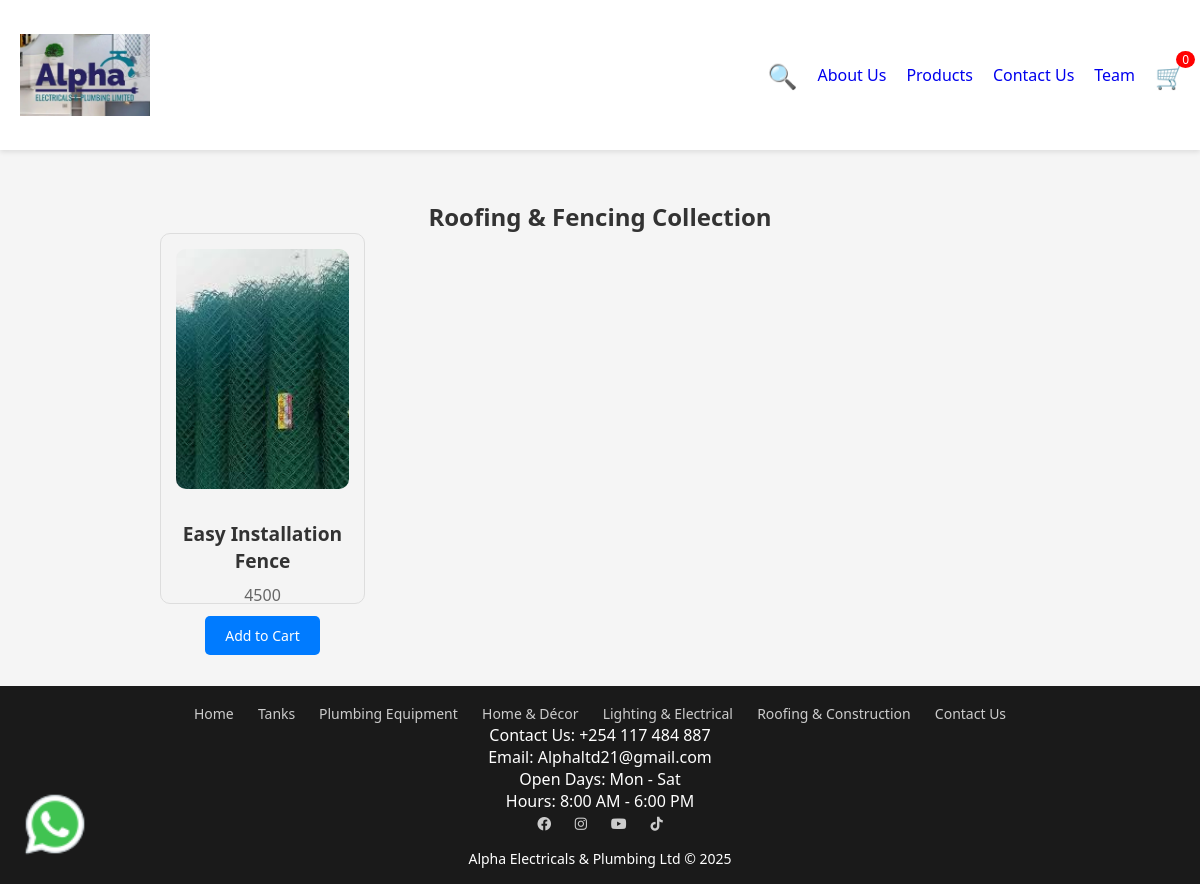
The page /products/roofing/ on the database its author committed.
### products/models.py (models this page shows, shortened)
class product(models.Model):
     product_name = models.CharField(max_length=50 ,null=True)
     price = models.IntegerField(default=0)
     serial_code = models.CharField(max_length=300 ,null=True)
     description = models.CharField(max_length=500 ,null=True)
     image = models.ImageField(upload_to='uploads', null=True)
     category = models.ForeignKey(categories, on_delete=models.CASCADE, null=True)

### products/views.py (the view)
# urls.py: path('products/roofing/',views.roofing, name='roofing'),
def roofing(request):
    cat = 4
    decor = product.objects.filter(category=cat)
    context = {
        'roof' : decor
    }
    return render(request, 'products/roofing.html', context)

### products/templates/products/roofing.html (shortened to what this page needs)
{% load static %}
<!DOCTYPE html>
<html lang="en">
<head>
  <link rel="stylesheet" href="{% static 'products/styles.css' %}" />
  <link rel="stylesheet" href="https://cdnjs.cloudflare.com/ajax/libs/font-awesome/6.0.0/css/all.min.css">
</head>
<body>
  <header class="header">
    <div class="logo"><a href="{% url 'index' %}"><img  src="{% static 'products/images/logo Alpha.png' %}" alt="Hardware Store Logo" id="logo-img' %}" ></a> </div>
    <nav class="desktop-nav">
      <span class="icon" id="searchIcon">&#128269;</span>
       <a href="{% url 'about' %}">About Us</a>
       <div class="dropdown">
          <a href="#" class="dropdown-toggle">Products</a>
        </div>
       <a href="{% url 'contact' %}">Contact Us</a>
       <a href="{% url 'teams' %}">Team</a>
      <span class="icon cart-trigger">&#128722;<span class="badge" id="cart-count">0</span></span>
    </nav>
  </header>
<section class="featured-products">
    <div class="container">
      <h2>Roofing & Fencing Collection</h2>
      <div class="products-grid">
      {% for item in roof %}
      <div class="product-item">
        <img src="{{ item.image.url }}" alt={{item.product_name}}>
        <h3>{{item.product_name}}</h3>
        <p class="price">{{item.price}}</p>
        <button onclick="addToCart(item.product_name, item.price)">Add to Cart</button>
      </div>
{% endfor %}
    </div>
  </section>
  <footer class="footer">
    <div class="footer-links">
      <a href="{% url 'index' %}"><imgsrc="{% static 'products/images/logo Alpha.png' %}" alt=""> Home</a>
       <a href="{% url 'tanks' %}"><imgsrc="{% static 'products/images/kentank 2000l.png' %}" alt=""> Tanks </a>
          <a href="{% url 'plumbing' %}"><imgsrc="{% static 'products/images/ppr pipes.png' %}" alt=""> Plumbing Equipment</a>
          <a href="{% url 'decor' %}"><imgsrc="{% static 'products/images/decor lighting design.png' %}" alt="">Home & Décor</a>
          <a href="{% url 'lighting' %}"><imgsrc="{% static 'products/images/square lights.png' %}" alt=""> Lighting & Electrical</a>
          <a href="{% url 'roofing' %}"><imgsrc="{% static 'products/images/roof 2.png' %}" alt=""> Roofing & Construction</a>
      <a href="{% url 'contact' %}">Contact Us</a>
    </div>
    <div class="footer-contact">
      <p>Contact Us: +254 117 484 887</p>
      <p>Email: Alphaltd21@gmail.com
    <div class="footer-hours">
      <p>Open Days: Mon - Sat</p>
      <p>Hours: 8:00 AM - 6:00 PM</p>
    </div>
  </div>
  <div class="social-media">
    <a href="https://www.facebook.com/Alphaelectricalsandplumbing" target="_blank" aria-label="Facebook"> <i class="fab fa-facebook"></i> </a>
    <a href="https://www.facebook.com/AlphaElectricalsandplumbing" target="_blank" aria-label="Facebook"> <i class="fab fa-instagram "></i> </a>
    <a href="https://www.youtube.com/shorts/" target="_blank" aria-label="YouTube Shorts"><i class="fab fa-youtube"></i></a>
    <a href="https://www.tiktok.com/@AlphaElectricalsandplumb" target="_blank" aria-label="TikTok"> <i class="fab fa-tiktok"></i> </a>
  </div>
    <p class="footer-text">Alpha Electricals & Plumbing Ltd © 2025</p>
  </footer>
<div id="whatsapp-chat-button" style="
  position: fixed;
  bottom: 20px;
  left: 20px;
  z-index: 9999;
  cursor: pointer; ">
  <img src="{% static 'products/images/whatsapp--v1.png' %}" alt="Chat with us" style="width: 70px; height: 70px;" />
</div>
</body>
</html>

### products/static/products/styles.css (style rules this page uses)
* { box-sizing: border-box; }
body { margin: 0; font-family: Arial, sans-serif; }
.header { position: sticky; top: 0; z-index: 1000; background-color: white; padding: 15px 15px; display: flex; align-items: center; justify-content: space-between; box-shadow: 0 2px 5px rgba(0, 0, 0, 0.1); }
.logo { padding: 5px 0 5px 5px; font-weight: bold; }
.logo img { height: 110px; width: 130px; object-fit: contain; display: block; margin: 0; }
.desktop-nav { display: flex; gap: 20px; align-items: center; }
.icon { font-size: 24px; cursor: pointer; position: relative; }
.badge { position: absolute; top: -8px; right: -10px; background-color: red; color: white; border-radius: 50%; padding: 2px 6px; font-size: 12px; }
.badge { background: red; color: white; border-radius: 50%; padding: 0 6px; font-size: 12px; vertical-align: top; }
.products-grid { display: grid; grid-template-columns: repeat(4, 1fr); gap: 1.5rem; padding: 2rem; max-width: 1500px; margin: 0 auto; }
.product-item { border: 1px solid #ddd; padding: 1rem; background: #fff; text-align: center; transition: box-shadow 0.3s ease; }
.product-item img { width: 100%; height: auto; max-height: 240px; object-fit: contain; margin-bottom: 1rem; }
.product-item h3 { margin: 0.5rem 0; font-size: 16px; }
.product-item .price { color: #444; margin-bottom: 0.5rem; }
.product-item button { background: #007bff; color: white; border: none; padding: 0.5rem 1rem; cursor: pointer; border-radius: 4px; font-size: 14px; transition: background 0.3s; }
.footer { text-align: center; padding: 2rem 1rem; background-color: #ddd; }
.footer, footer { background: #222; color: white; padding: 2rem; text-align: center; }
.footer-links a, .social-media a { color: #ccc; margin: 0 10px; font-size: 14px; }
.footer-text { margin-top: 15px; font-size: 14px; }
.dropdown { position: relative; }
.featured-products { padding: 50px 0; text-align: center; }
#whatsapp-chat-button img { width: 55px; height: 55px; }
* { margin: 0; padding: 0; box-sizing: border-box; font-family: 'Segoe UI', Tahoma, Geneva, Verdana, sans-serif; }
body { background-color: #f5f5f5; color: #333; }
.logo { font-size: 1.5rem; font-weight: bold; }
.footer { text-align: center; padding: 1rem; background: #1a1a1a; color: white; margin-top: 2rem; }

### products/templates/products/roofing.html (style rules this page uses)
a { text-decoration: none; }
.featured-products { padding: 50px 0; text-align: center; }
.products-grid { display: grid; grid-template-columns: repeat(4, 1fr); gap: 20px; padding: 0 160px; }
.product-item { background: #f4f4f4; border-radius: 10px; padding: 15px; text-align: center; }
.product-item img { width: 100%; height: 100%; object-fit: cover; border-radius: 10px; }
.product-item h3 { margin-top: 10px; font-size: 1.2rem; color: #333; }
.product-item .price { margin: 10px 0; font-size: 1rem; color: #666; }
.product-item button { background-color: #007bff; color: white; padding: 10px 20px; border: none; border-radius: 5px; cursor: pointer; }

### rows shown on the page
product: image (picture), product_name "Easy Installation Fence", price "4500"
